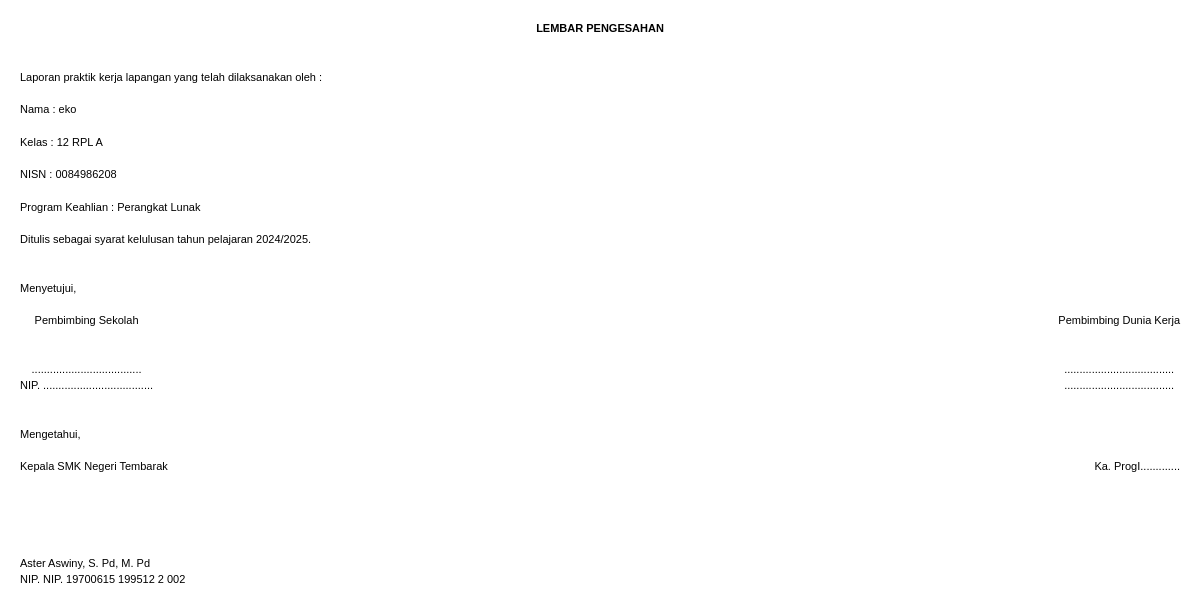
The page /pages/laporan/lp.php?id_siswa=1 on the database its author committed.
### tables this page shows
CREATE TABLE `siswa` (
  `id_siswa` int(11) NOT NULL,
  `nis` varchar(15) NOT NULL,
  `nisn` varchar(15) NOT NULL,
  `nama_siswa` varchar(50) NOT NULL,
  `no_wa` varchar(20) NOT NULL,
  `kelas` varchar(10) NOT NULL,
  `pro_keahlian` varchar(50) NOT NULL,
  `TL` text NOT NULL,
  `TTGL` date NOT NULL,
  `id_sekolah` int(11) NOT NULL,
  `id_perusahaan` int(11) NOT NULL,
  `tanggal_mulai` date NOT NULL,
  `tanggal_selesai` date NOT NULL,
  `id_pembimbing` int(11) NOT NULL,
  `id_guru` int(11) NOT NULL,
  `username` varchar(20) NOT NULL,
  `password` varchar(20) NOT NULL
);

### pages/laporan/lp.php (the view, shortened to what this page needs)
<?php
include('../../koneksi.php');
$id_siswa = $_GET['id_siswa'] ?? null;
$query = "
SELECT
    s.nama_siswa,
    s.kelas,
    s.NISN,
    s.pro_keahlian,
    p.nama_perusahaan AS id_perusahaan,
    b.nama_pembimbing AS id_pembimbing,
    sk.nama_sekolah,
    sk.alamat_sekolah
FROM
    siswa s
LEFT JOIN
    perusahaan p ON s.id_perusahaan = p.id_perusahaan
LEFT JOIN
    pembimbing b ON s.id_pembimbing = b.id_pembimbing
LEFT JOIN
    sekolah sk ON s.id_sekolah = sk.id_sekolah
WHERE
    s.id_siswa = ? ";
$stmt = $coneksi->prepare($query);
$stmt->bind_param("i", $id_siswa);
$stmt->execute();
$result = $stmt->get_result();
if ($result->num_rows > 0) {
    $data = $result->fetch_assoc();
} else {
    echo "Data tidak ditemukan.";
    exit();
}
?>
<!DOCTYPE html>
<html lang="en">
<head>
    <script src="https://cdn.tailwindcss.com"></script>
</head>
<body>
    <div class="printable">
        <h1 class="text-center font-bold mb-8 style9">LEMBAR PENGESAHAN</h1>
        <p class="mb-4 style9">Laporan praktik kerja lapangan yang telah dilaksanakan oleh : </p>
        <p class="mb-4 style9">Nama : <?php echo htmlspecialchars($data['nama_siswa']); ?></p>
        <p class="mb-4 style9">Kelas : <?php echo htmlspecialchars($data['kelas']); ?></p>
        <p class="mb-4 style9">NISN : <?php echo htmlspecialchars($data['NISN']); ?></p>
        <p class="mb-4 style9">Program Keahlian : <?php echo htmlspecialchars($data['pro_keahlian']); ?></p>
        <p class="mb-8 style9">Ditulis sebagai syarat kelulusan tahun pelajaran 2024/2025.</p>
        <p class="mb-4 style9">Menyetujui,</p>
        <div class="flex justify-between mb-8">
            <div class="text-center">
                <p class="style9">Pembimbing Sekolah</p>
                <p class="mt-8 style9">....................................</p>
                <p class="style9">NIP. ....................................</p>
            </div>
            <div class="text-center">
                <p class="style9">Pembimbing Dunia Kerja</p>
                <p class="mt-8 style9">....................................</p>
                <p class="style9">....................................</p>
            </div>
        </div>
        <p class="mb-4 style9">Mengetahui,</p>
        <div class="flex justify-between mb-8">
            <div class="text-center">
                <p class="style9">Kepala SMK Negeri Tembarak</p>
            </div>
            <div class="text-center">
                <p class="style9">Ka. ProgI.............</p>
            </div>
        </div><br><br>
        <p class="text-left style9">Aster Aswiny, S. Pd, M. Pd</p>
        <p class="text-left style9">NIP. NIP. 19700615 199512 2 002</p>
    </div>
</body>
</html>

### pages/laporan/lp.php (style rules this page uses)
.printable { margin: 20px; }
.style9 { font-family: Verdana, Arial, Helvetica, sans-serif; font-size: 11px; }

### rows shown on the page
siswa: nama_siswa "eko", kelas "12 RPL A", nisn "0084986208", pro_keahlian "Perangkat Lunak"
